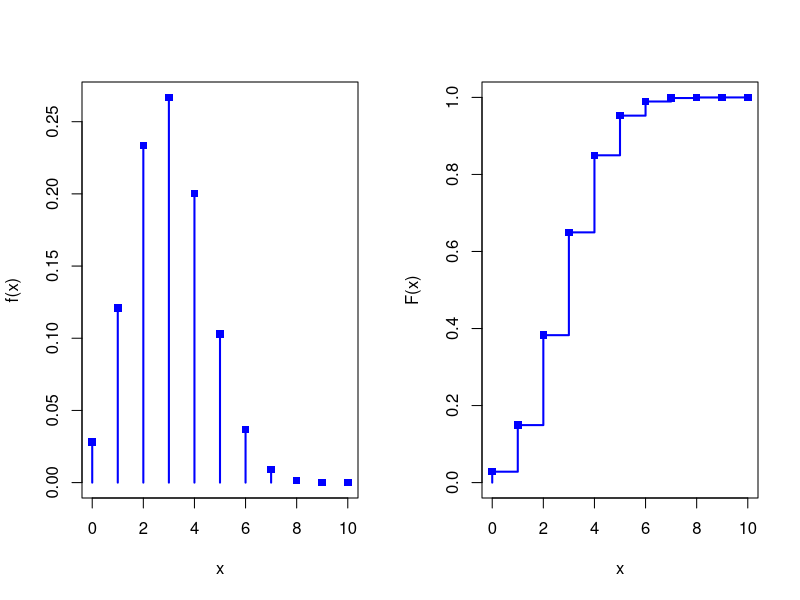
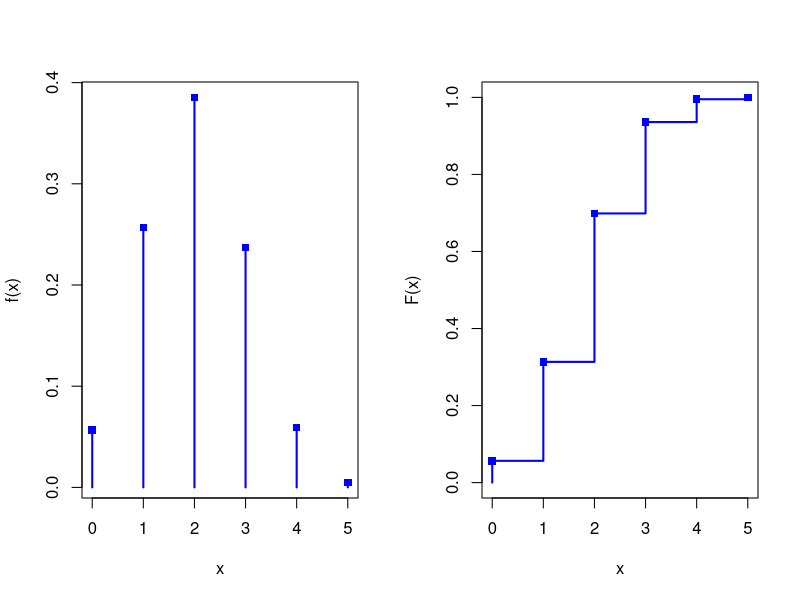
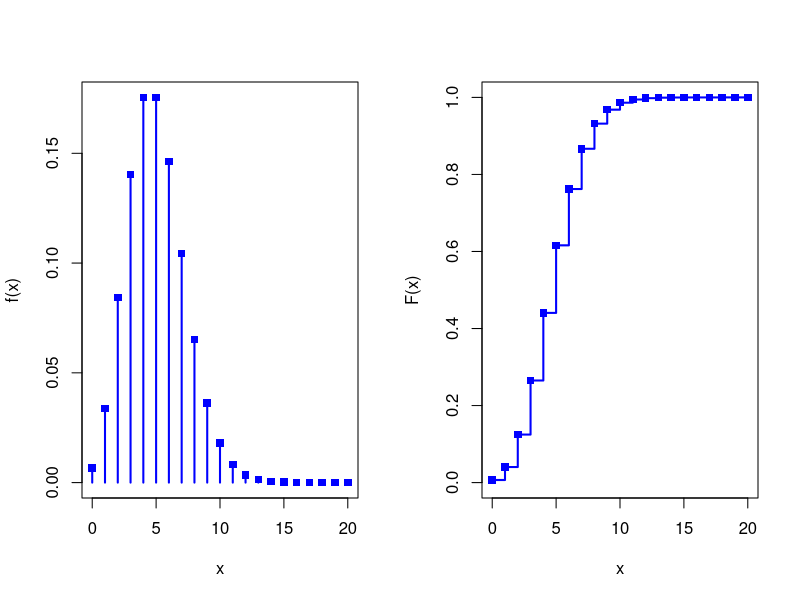

These figures' R source, in order:
## ---- chunk 1
knitr::opts_chunk$set(echo = TRUE)
## ---- chunk 2
# parametros
p <- 0.3
n <- 10
x <- 0:n
# P(X >= 9)
sum(dbinom(x = c(9, 10), size = n, prob = p))
# valor esperado
n*p
# varianza 
n*p*(1-p)
# f.m.p.
fx <- dbinom(x = x, size = n, prob = p)
# f.d.a.
Fx <- pbinom(q = x, size = n, prob = p)
# graficos
par(mfrow = c(1,2))
# f.m.p
plot(x = x, y = fx, xlab = "x", ylab = "f(x)", pch = 15, col = "blue")
segments(x0 = x, y0 = 0, x1 = x, y1 = fx, lwd = 2, col = "blue")
# f.d.a.
plot(x = c(0, x), y = c(0, Fx), type = "s", xlab = "x", ylab = "F(x)", col = "blue", lwd = 2)
points(x, Fx, col = "blue", pch = 15)
## ---- chunk 3
# parametros
n <- 5
M <- 10
N <- 25
# P(X >= 1)
# la parametrizacion de esta rutina es diferente a la presentada en la formula
sum(dhyper(x = 1:5, m = M, n = N-M, k = n))
# otra manera
1 - dhyper(x = 0, m = M, n = N-M, k = n)
## ---- chunk 4
# parametros
n <- 5
M <- 10
N <- 25
x <- 0:5
# f.m.p.
fx <- dhyper(x = x, m = M, n = N-M, k = n)
# f.d.a.
Fx <- phyper(q = x, m = M, n = N-M, k = n)
# graficos
par(mfrow = c(1,2))
# f.m.p
plot(x = x, y = fx, xlab = "x", ylab = "f(x)", pch = 15, col = "blue")
segments(x0 = x, y0 = 0, x1 = x, y1 = fx, lwd = 2, col = "blue")
# f.d.a.
plot(x = c(0, x), y = c(0, Fx), type = "s", xlab = "x", ylab = "F(x)", col = "blue", lwd = 2)
points(x, Fx, col = "blue", pch = 15)
## ---- chunk 5
# parametros
lambda <- 5
x <- 0:20
# P(X <= 3)
sum(dpois(x = 0:3, lambda = lambda))
# otra manera
ppois(q = 3, lambda = lambda)
# f.m.p.
fx <- dpois(x = x, lambda = lambda)
# f.d.a.
Fx <- ppois(q = x, lambda = lambda)
# graficos
par(mfrow = c(1,2))
# f.m.p
plot(x = x, y = fx, xlab = "x", ylab = "f(x)", pch = 15, col = "blue")
segments(x0 = x, y0 = 0, x1 = x, y1 = fx, lwd = 2, col = "blue")
# f.d.a.
plot(x = c(0, x), y = c(0, Fx), type = "s", xlab = "x", ylab = "F(x)", col = "blue", lwd = 2)
points(x, Fx, col = "blue", pch = 15)
